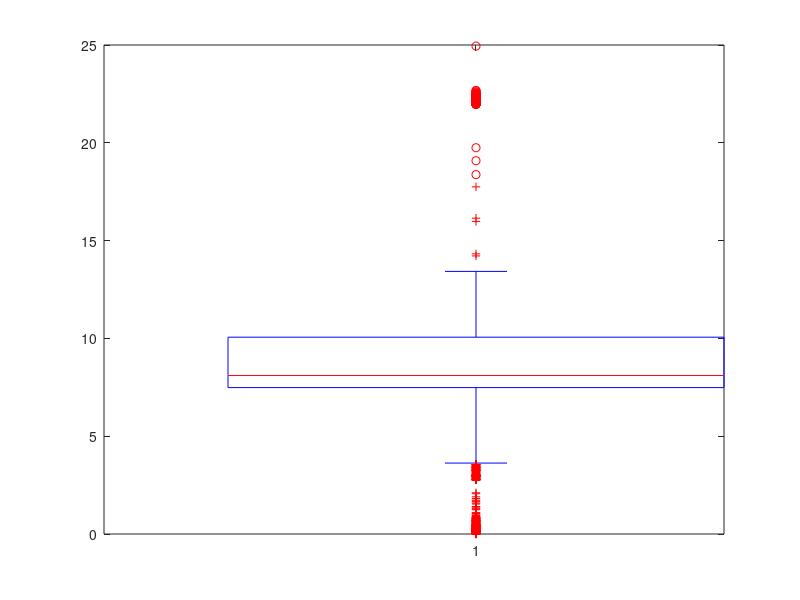

Write the MATLAB code that produced this figure. (Note: this script raises an error after producing the figure.)
function[] = assignment()
    load("dataIndSSA20222023.mat",'ans','dat','dat1','dat_old');

    % Task 1
    % Part a
    dat = visualize(dat);
    
    % Part b
    [seven_number,m,v,s] = DescriptiveStatistic(dat)
    % hypothesis: This data follows a Poisson distribution

    % Task 2
    % Part a
    [k,theta] = MLEgamma(dat1)

    % Part b
    density_histogram(dat1,k,theta)

    % Task 3
    % Part a
    number = generator(100000);

    % Part b
    % H0: generator does not gerate random number
    chisquare(number,100)
    % Since the chisquare value is much larger than significance,
    % We can reject H0, which means this generator does generate random
    % number
end

function[dat] = visualize(dat)
    dat = sort(dat);
    figure(1)
    boxplot(dat)
    figure(2)
    histogram(dat,20)
    sz =size(dat);
    x = linspace(0,sz(1),sz(1));
    figure(3)
    scatter(x,dat)
    %We can see from scatter that there are some outlines:24.9444
    % And the valuse around [20,23] look weird, but they should not be deleted
    % directly
    outline = find(dat>24.9);
    dat(outline(1)) = [];
end

function[seven_number, m, v, s] = DescriptiveStatistic(dat)
    dat = sort(dat);
    sz =size(dat);
    sz = sz(1);
    seven_index = [round(sz*0.02), round(sz*0.09), round(sz*0.25),round(sz*0.50),round(sz*0.75),round(sz*0.75),round(sz*0.91)];
    seven_number = [dat(seven_index)];
    m = mean(dat);
    v = var(dat);
    s = skewness(dat);
end

function [k, theta] = MLEgamma(dat1)
    a = sym('a');
    b = sym('b');
    dat1 = dat1.';
    n = length(dat1);
    l = n*a*log(b)-b*sum(dat1)+(a-1)*sum(log(dat1))-n*log(gamma(a)); %Likelihood function
    Ya = diff(l,a);
    Yb = diff(l,b);
    S = vpasolve([Ya == 0,Yb ==0]);
    k = double(S.a);
    theta = double(S.b);
end

function [] = density_histogram(dat1,k,theta)
    x = 0:1:60;
    f = x.^(k-1).*exp(-x./theta)/(gamma(k)*(theta^k));
    histogram(dat1,20,'Normalization','pdf')
    hold on 
    plot(x,f)
end

function[D] = kstest(dat1)
    data = sort(dat1);
    n = length(data);
    for i = 1:n
        data(i) = data(i)*i/n;
    end
    Dplus = 0;
    Dminus = 0;
end 

function [cdf] = get_cdf(x,k,theta)
a = sym('a');
f = a.^(k-1).*exp(-a./theta)/(gamma(k)*(theta^k));
cdf = integral(f,0,x);
end

function [number] = generator(n)
x1 = [2957,646,3847,947];
number = zeros(1,n);
[x,number(1,1)] = generator_rec(x1);
for i = 1:n
    [x_new,number(1,i)] = generator_rec(x);
    x = x_new;
end
end

function [x, randomZ] = generator_rec(xn)
aj = [34,63,79,19];
mj = [3485,1947,9124,2934];
tj = [71,31,117,161];
x = mod(aj.*xn,mj);
s = sum(tj.*x);
m = cumprod(mj);
randomZ = mod(s,m(4));
end

function [chis] = chisquare(x,bin)
expect = 100000/bin;
[n,] = hist(x);
chis = 0;
for i = 1:length(n)
    chis = chis + ((n(i)-expect)^2/expect);
end
x = chi2inv(0.95,100000)
end